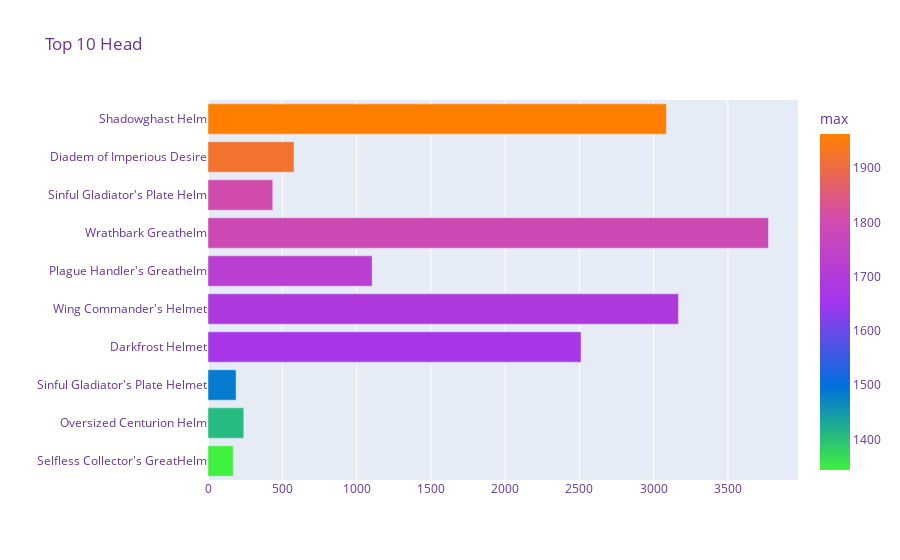
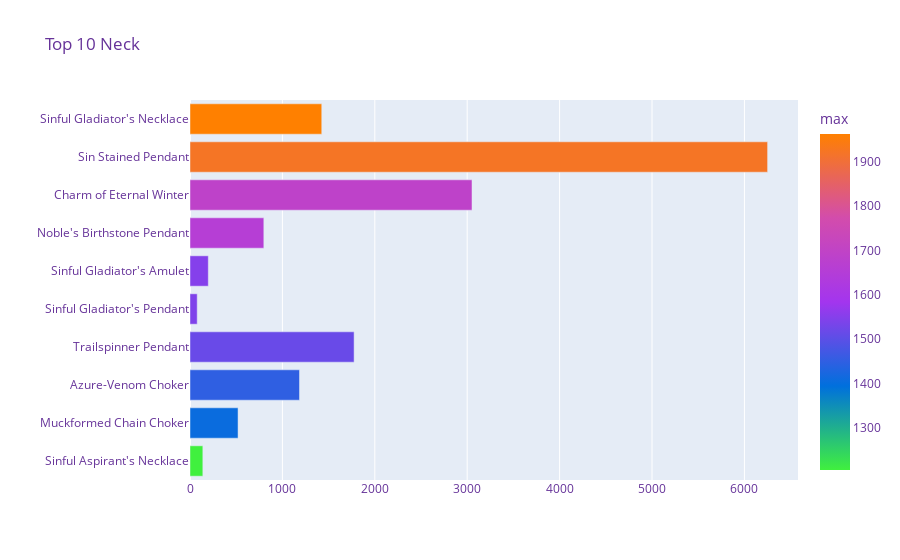
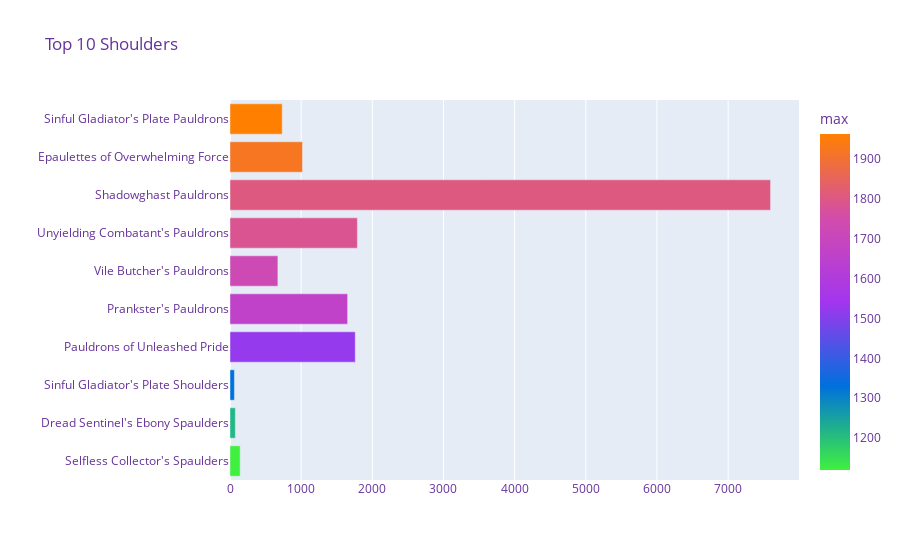
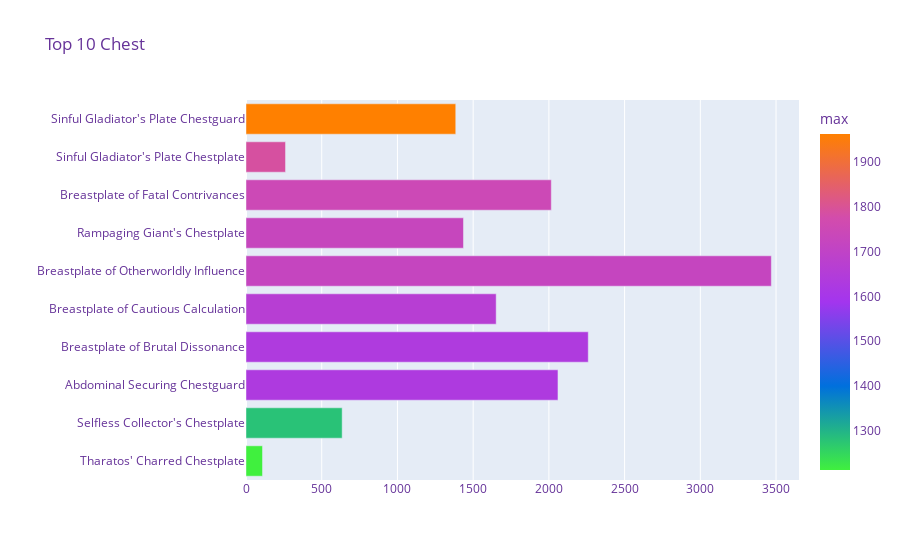

The notebook cell saved with these charts, in order:
### Code cell
slots = ['Head', 'Neck', 'Shoulders', 'Chest', 'Waist', 'Legs', 'Feet', 'Wrist',
       'Hands', 'Ring 1', 'Ring 2', 'Trinket 1', 'Trinket 2', 'Back',
       'Main Hand', 'Tabard', 'Shirt', 'Off Hand']

raiderio_colours = ['#40f03e','#0070dd','#a335ee','#d34cac','#ff8000']

for slot in slots:
    if slot == 'Neck':
        plot_df = gear_df.groupby(slot)['Head'].count().reset_index().rename(columns={'Head':'count'}).sort_values('count',ascending=False).head(10)
        plot_df_score = gear_df.groupby('Neck').agg({'score' : ['mean', 'max','min']})
        plot_df = plot_df.merge(plot_df_score, on='Neck')
    else:
        plot_df = gear_df.groupby(slot)['Neck'].count().reset_index().rename(columns={'Neck':'count'}).sort_values('count',ascending=False).head(10)
        plot_df_score = gear_df.groupby(slot).agg({'score' : ['mean', 'max','min']})
        plot_df = plot_df.merge(plot_df_score, on=slot)
    plot_df.columns = ['Slot', 'count', 'mean', 'max', 'min']
    plot_df = plot_df.sort_values('max',ascending=True)
    fig = px.bar(plot_df,
                 x="count",
                 y="Slot", 
                 color="max",
                 range_color = [plot_df['max'].min(), plot_df['max'].max()],
                 hover_data=['mean', 'min','max'],
                 color_continuous_scale= raiderio_colours,
                 title="Top 10 "+slot)
    fig.update_layout(
        xaxis_title="",
        yaxis_title="",
        legend_title="Raider.io",
        font=dict(#family="Courier New",
            size=12,
            color="RebeccaPurple"
        )
    )
    fig.show()

### Figure 1 — Plotly figure (JSON) as saved in the notebook; plotly's stock layout.template omitted (floating-point values rounded to 4 significant figures)
{"data": [{"alignmentgroup": "True", "customdata": [[514.8, 52.8, 1344.0], [703.9, 87.2, 1408.0], [976.1, 113.1, 1484.0], [991.9, 22.1, 1665.0], [952.3, 53.5, 1690.0], [914.9, 83.2, 1721.0], [963.5, 48.3, 1788.0], [1052.0, 147.9, 1806.0], [994.9, 141.5, 1922.0], [969.2, 74.8, 1963.0]], "hovertemplate": "count=%{x}<br>Slot=%{y}<br>mean=%{customdata[0]}<br>min=%{customdata[1]}<br>max=%{marker.color}<extra></extra>", "legendgroup": "", "marker": {"color": [1344.0, 1408.0, 1484.0, 1665.0, 1690.0, 1721.0, 1788.0, 1806.0, 1922.0, 1963.0], "coloraxis": "coloraxis"}, "name": "", "offsetgroup": "", "orientation": "h", "showlegend": false, "textposition": "auto", "type": "bar", "x": [169, 241, 189, 2511, 3167, 1105, 3773, 436, 579, 3086], "xaxis": "x", "y": ["Selfless Collector's GreatHelm", "Oversized Centurion Helm", "Sinful Gladiator's Plate Helmet", "Darkfrost Helmet", "Wing Commander's Helmet", "Plague Handler's Greathelm", "Wrathbark Greathelm", "Sinful Gladiator's Plate Helm", "Diadem of Imperious Desire", "Shadowghast Helm"], "yaxis": "y"}], "layout": {"barmode": "relative", "coloraxis": {"cmax": 1963.0, "cmin": 1344.0, "colorbar": {"title": {"text": "max"}}, "colorscale": [[0, "#40f03e"], [0.25, "#0070dd"], [0.5, "#a335ee"], [0.75, "#d34cac"], [1, "#ff8000"]]}, "font": {"color": "RebeccaPurple", "size": 12}, "legend": {"title": {"text": "Raider.io"}, "tracegroupgap": 0}, "title": {"text": "Top 10 Head"}, "xaxis": {"anchor": "y", "domain": [0, 1], "title": {"text": ""}}, "yaxis": {"anchor": "x", "domain": [0, 1], "title": {"text": ""}}}}

### Figure 2 — Plotly figure (JSON) as saved in the notebook; plotly's stock layout.template omitted (floating-point values rounded to 4 significant figures)
{"data": [{"alignmentgroup": "True", "customdata": [[721.6, 52.8, 1205.0], [747.9, 98.3, 1406.0], [868.3, 92.9, 1448.0], [843.2, 56.6, 1516.0], [911.5, 30.2, 1541.0], [902.1, 101, 1549.0], [873.6, 108.7, 1657.0], [961.7, 53.5, 1690.0], [1000.0, 60.9, 1922.0], [1101.0, 157, 1963.0]], "hovertemplate": "count=%{x}<br>Slot=%{y}<br>mean=%{customdata[0]}<br>min=%{customdata[1]}<br>max=%{marker.color}<extra></extra>", "legendgroup": "", "marker": {"color": [1205.0, 1406.0, 1448.0, 1516.0, 1541.0, 1549.0, 1657.0, 1690.0, 1922.0, 1963.0], "coloraxis": "coloraxis"}, "name": "", "offsetgroup": "", "orientation": "h", "showlegend": false, "textposition": "auto", "type": "bar", "x": [139, 520, 1185, 1776, 78, 198, 799, 3052, 6251, 1426], "xaxis": "x", "y": ["Sinful Aspirant's Necklace", "Muckformed Chain Choker", "Azure-Venom Choker", "Trailspinner Pendant", "Sinful Gladiator's Pendant", "Sinful Gladiator's Amulet", "Noble's Birthstone Pendant", "Charm of Eternal Winter", "Sin Stained Pendant", "Sinful Gladiator's Necklace"], "yaxis": "y"}], "layout": {"barmode": "relative", "coloraxis": {"cmax": 1963.0, "cmin": 1205.0, "colorbar": {"title": {"text": "max"}}, "colorscale": [[0, "#40f03e"], [0.25, "#0070dd"], [0.5, "#a335ee"], [0.75, "#d34cac"], [1, "#ff8000"]]}, "font": {"color": "RebeccaPurple", "size": 12}, "legend": {"title": {"text": "Raider.io"}, "tracegroupgap": 0}, "title": {"text": "Top 10 Neck"}, "xaxis": {"anchor": "y", "domain": [0, 1], "title": {"text": ""}}, "yaxis": {"anchor": "x", "domain": [0, 1], "title": {"text": ""}}}}

### Figure 3 — Plotly figure (JSON) as saved in the notebook; plotly's stock layout.template omitted (floating-point values rounded to 4 significant figures)
{"data": [{"alignmentgroup": "True", "customdata": [[508.1, 52.8, 1120], [577.0, 30.2, 1215.0], [843.1, 101, 1331.0], [946.8, 56.6, 1525.0], [943.4, 75.1, 1664.0], [915.7, 53.5, 1726.0], [991.7, 80.1, 1784.0], [960.3, 48.3, 1806.0], [892.9, 70.8, 1922.0], [1085.0, 127.8, 1963.0]], "hovertemplate": "count=%{x}<br>Slot=%{y}<br>mean=%{customdata[0]}<br>min=%{customdata[1]}<br>max=%{marker.color}<extra></extra>", "legendgroup": "", "marker": {"color": [1120, 1215.0, 1331.0, 1525.0, 1664.0, 1726.0, 1784.0, 1806.0, 1922.0, 1963.0], "coloraxis": "coloraxis"}, "name": "", "offsetgroup": "", "orientation": "h", "showlegend": false, "textposition": "auto", "type": "bar", "x": [143, 75, 62, 1760, 1653, 673, 1790, 7596, 1019, 734], "xaxis": "x", "y": ["Selfless Collector's Spaulders", "Dread Sentinel's Ebony Spaulders", "Sinful Gladiator's Plate Shoulders", "Pauldrons of Unleashed Pride", "Prankster's Pauldrons", "Vile Butcher's Pauldrons", "Unyielding Combatant's Pauldrons", "Shadowghast Pauldrons", "Epaulettes of Overwhelming Force", "Sinful Gladiator's Plate Pauldrons"], "yaxis": "y"}], "layout": {"barmode": "relative", "coloraxis": {"cmax": 1963.0, "cmin": 1120, "colorbar": {"title": {"text": "max"}}, "colorscale": [[0, "#40f03e"], [0.25, "#0070dd"], [0.5, "#a335ee"], [0.75, "#d34cac"], [1, "#ff8000"]]}, "font": {"color": "RebeccaPurple", "size": 12}, "legend": {"title": {"text": "Raider.io"}, "tracegroupgap": 0}, "title": {"text": "Top 10 Shoulders"}, "xaxis": {"anchor": "y", "domain": [0, 1], "title": {"text": ""}}, "yaxis": {"anchor": "x", "domain": [0, 1], "title": {"text": ""}}}}

### Figure 4 — Plotly figure (JSON) as saved in the notebook; plotly's stock layout.template omitted (floating-point values rounded to 4 significant figures)
{"data": [{"alignmentgroup": "True", "customdata": [[760.1, 22.1, 1212.0], [578.4, 48.3, 1279.0], [991.2, 114.8, 1629.0], [936.0, 111.5, 1633.0], [909.3, 66.3, 1664.0], [963.4, 53.5, 1721.0], [980.0, 98.3, 1726.0], [955.6, 108.2, 1747.0], [1037.0, 202.8, 1788.0], [1130.0, 87.2, 1963.0]], "hovertemplate": "count=%{x}<br>Slot=%{y}<br>mean=%{customdata[0]}<br>min=%{customdata[1]}<br>max=%{marker.color}<extra></extra>", "legendgroup": "", "marker": {"color": [1212.0, 1279.0, 1629.0, 1633.0, 1664.0, 1721.0, 1726.0, 1747.0, 1788.0, 1963.0], "coloraxis": "coloraxis"}, "name": "", "offsetgroup": "", "orientation": "h", "showlegend": false, "textposition": "auto", "type": "bar", "x": [109, 635, 2060, 2260, 1652, 3469, 1436, 2016, 261, 1385], "xaxis": "x", "y": ["Tharatos' Charred Chestplate", "Selfless Collector's Chestplate", "Abdominal Securing Chestguard", "Breastplate of Brutal Dissonance", "Breastplate of Cautious Calculation", "Breastplate of Otherworldly Influence", "Rampaging Giant's Chestplate", "Breastplate of Fatal Contrivances", "Sinful Gladiator's Plate Chestplate", "Sinful Gladiator's Plate Chestguard"], "yaxis": "y"}], "layout": {"barmode": "relative", "coloraxis": {"cmax": 1963.0, "cmin": 1212.0, "colorbar": {"title": {"text": "max"}}, "colorscale": [[0, "#40f03e"], [0.25, "#0070dd"], [0.5, "#a335ee"], [0.75, "#d34cac"], [1, "#ff8000"]]}, "font": {"color": "RebeccaPurple", "size": 12}, "legend": {"title": {"text": "Raider.io"}, "tracegroupgap": 0}, "title": {"text": "Top 10 Chest"}, "xaxis": {"anchor": "y", "domain": [0, 1], "title": {"text": ""}}, "yaxis": {"anchor": "x", "domain": [0, 1], "title": {"text": ""}}}}
